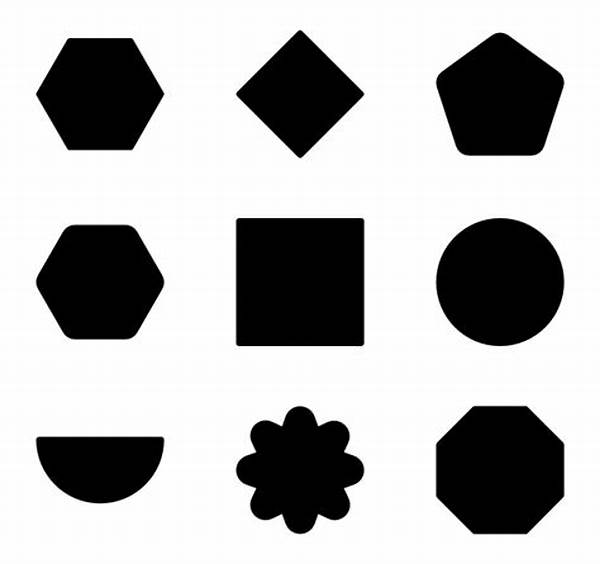
#> input picture Adhisha_Gupta/OpenCV_Tutorial/OpenCV_Edge_Contour_Shape_Corner/shapes1.jpg, 600 x 564 px
$ jupyter execute OpenCv_ShiTomasi.ipynb
#> lines starting #> are read from the running program, lines starting #| are printed output that depends on the picture; after the words box and inside, x2 and y2 are one past the last pixel; in counts of white or black regions, pixels touching at a corner belong together
It is similar to Harris corner apart from the way the R value is calculated.

It gives us better results. Also using this method we can find top n corners which means we can provide the no. opf corners we want and this might be useful in cases where we dont want to detect all the corners inside an image.

[cell 1]
import numpy as np
import cv2 as cv

[cell 2]
img = cv.imread('shapes1.jpg')
#> img is the input picture: shape (564, 600, 3); min 0, max 255, mean 177.2

gray = cv.cvtColor(img, cv.COLOR_BGR2GRAY)

corners = cv.goodFeaturesToTrack(gray, 100, 0.01, 10) #100 is the no. of corners we want to detect.
#> corners = 100 rows, first 8: [281, 515], [318, 515], [318, 425], [255, 488], [345, 451], [345, 488], [254, 451], [281, 425]
#0.01 is the quality level. So this is the parameter characterizing the minimal expected quality of the image corner
#10 is the min. distance which is the minimun possible eucladian distance b/w the returned corners.

corners = np.int0(corners) #here we convert those corners into the integer values

for i in corners:
    x, y = i.ravel()
    cv.circle(img, (x, y), 3, [255, 255, 0], -1) #3 is the radius #[255, 255, 0] is the color #-1 is the thickness (-1 means we want to fill the color inside the circle)
#> this loop made 100 passes
#> (x, y) on passes 1 to 12: (281, 515), (318, 515), (318, 425), (255, 488), (345, 451), (345, 488), (254, 451), (281, 425), (237, 344), (362, 219), (300, 157), (37, 438)
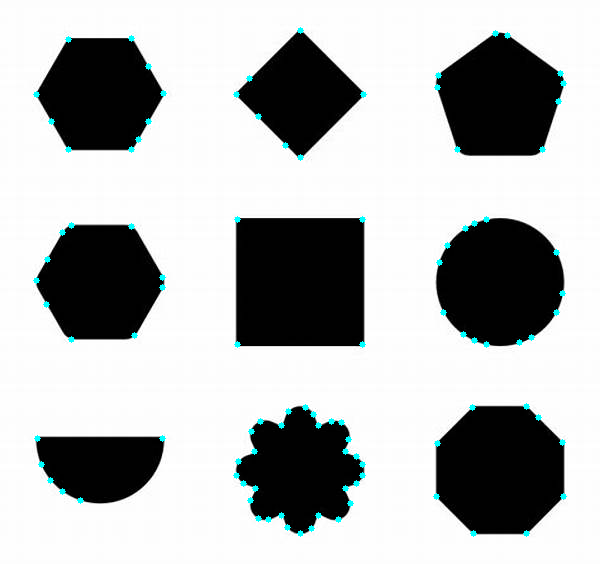
#> img: shape (564, 600, 3); 0.86% of pixels changed, all inside (x1, y1, x2, y2) = (33, 27, 567, 537)

cv.imshow('Shi-Tomasi Corner Detector', img)

cv.waitKey(0)
cv.destroyAllWindows()


$ run again, with Adhisha_Gupta/OpenCV_Tutorial/OpenCV_Edge_Contour_Shape_Corner/Smarties.jpg copied over Adhisha_Gupta/OpenCV_Tutorial/OpenCV_Edge_Contour_Shape_Corner/shapes1.jpg
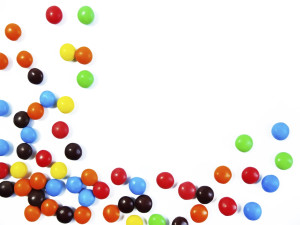
#> input picture Adhisha_Gupta/OpenCV_Tutorial/OpenCV_Edge_Contour_Shape_Corner/Smarties.jpg, 300 x 225 px
#> img is the input picture: shape (225, 300, 3); mean B, G, R 219.9, 224.3, 232.2
#> `gray = cv.cvtColor(img, cv.COLOR_BGR2GRAY)`:
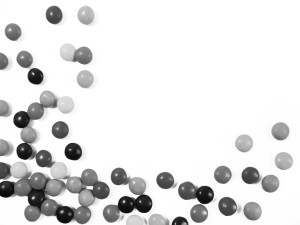
#> gray: shape (225, 300); min 5, max 255, mean 226.1
#> corners = 100 rows, first 8: [32, 198], [124, 201], [19, 118], [34, 158], [91, 187], [33, 74], [26, 110], [196, 198]
#> the loop `for i in corners:` made 100 passes
#> after the loop `for i in corners:`:
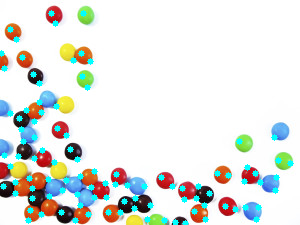
#> img: shape (225, 300, 3); 4.28% of pixels changed, all inside (x1, y1, x2, y2) = (0, 10, 294, 225)

$ run again, with Adhisha_Gupta/OpenCV_Tutorial/OpenCV_Edge_Contour_Shape_Corner/shapes.jpg copied over Adhisha_Gupta/OpenCV_Tutorial/OpenCV_Edge_Contour_Shape_Corner/shapes1.jpg
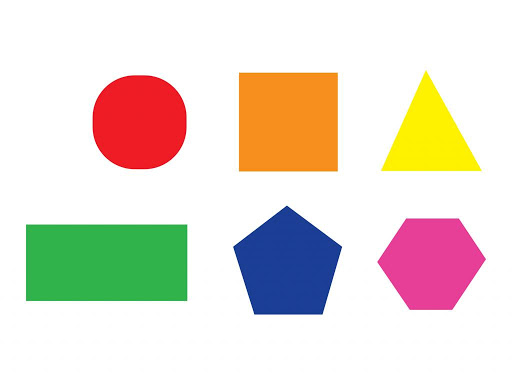
#> input picture Adhisha_Gupta/OpenCV_Tutorial/OpenCV_Edge_Contour_Shape_Corner/shapes.jpg, 512 x 385 px
#> img is the input picture: shape (385, 512, 3); mean B, G, R 209.6, 220.8, 230.3
#> `gray = cv.cvtColor(img, cv.COLOR_BGR2GRAY)`:
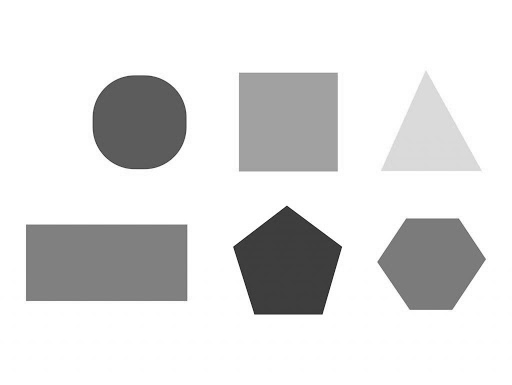
#> gray: shape (385, 512); min 28, max 255, mean 222.3
#> corners = 38 rows, first 8: [254, 313], [321, 313], [286, 206], [341, 246], [186, 225], [233, 246], [26, 300], [186, 300]
#> the loop `for i in corners:` made 38 passes
#> after the loop `for i in corners:`:
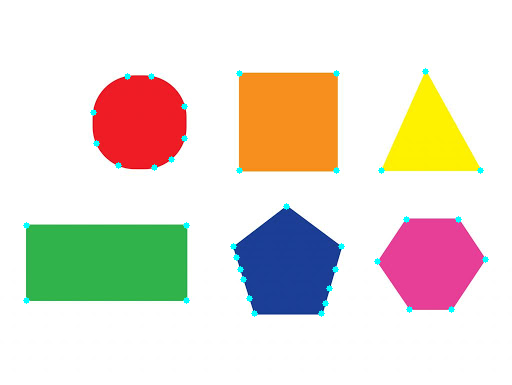
#> img: shape (385, 512, 3); 0.56% of pixels changed, all inside (x1, y1, x2, y2) = (23, 68, 489, 317)
